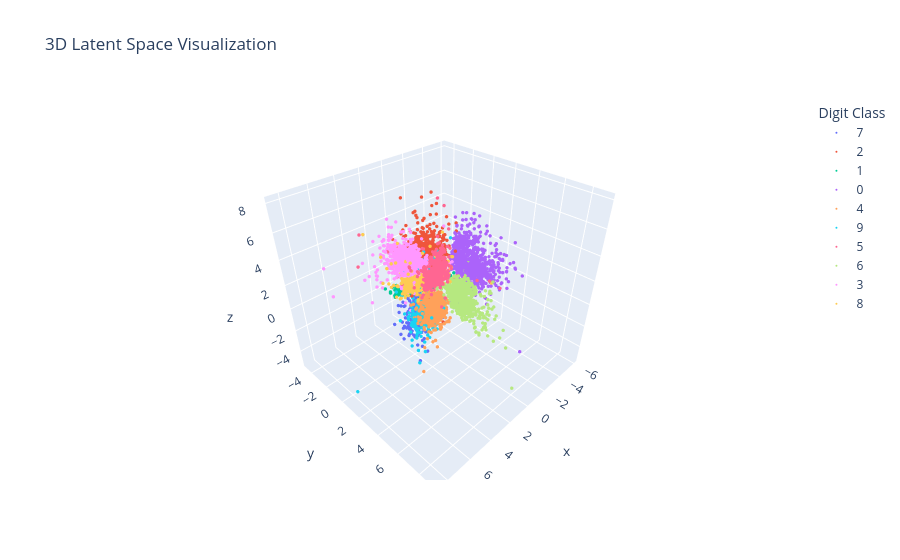

Notebook code for this chart:
### Markdown cell above
## Latent space (μ values)

### Code cell
# If the latent space is 3D, we can visualize it directly with plotly
if LATENT_DIM == 3:
    import plotly.express as px
    
    all_latents = []
    all_labels = []
    with torch.no_grad():
        for x, y in test_loader:
            z, _, _ = ae(x.to(DEVICE))
            all_latents.append(z.cpu().numpy())
            all_labels.append(y.numpy())
    
    all_latents = np.concatenate(all_latents, axis=0)
    all_labels = np.concatenate(all_labels, axis=0)
    
    fig = px.scatter_3d(
        x=all_latents[:, 0],
        y=all_latents[:, 1],
        z=all_latents[:, 2],
        color=all_labels.astype(str),
        title="3D Latent Space Visualization",
        labels={"color": "Digit Class"}
    )
    fig.update_traces(marker=dict(size=2))  # smaller dots
    fig.show()

### Figure 1 — Plotly figure (JSON) as saved in the notebook; plotly's stock layout.template omitted (floating-point values rounded to 4 significant figures; data arrays with more than 128 entries replaced by an {"elided": "..."} marker saying what was removed)
{"data": [{"hovertemplate": "Digit Class=7<br>x=%{x}<br>y=%{y}<br>z=%{z}<extra></extra>", "legendgroup": "7", "marker": {"color": "#636efa", "size": 2, "symbol": "circle"}, "mode": "markers", "name": "7", "scene": "scene", "showlegend": true, "type": "scatter3d", "x": {"elided": "1028 float values"}, "y": {"elided": "1028 float values"}, "z": {"elided": "1028 float values"}}, {"hovertemplate": "Digit Class=2<br>x=%{x}<br>y=%{y}<br>z=%{z}<extra></extra>", "legendgroup": "2", "marker": {"color": "#EF553B", "size": 2, "symbol": "circle"}, "mode": "markers", "name": "2", "scene": "scene", "showlegend": true, "type": "scatter3d", "x": {"elided": "1032 float values"}, "y": {"elided": "1032 float values"}, "z": {"elided": "1032 float values"}}, {"hovertemplate": "Digit Class=1<br>x=%{x}<br>y=%{y}<br>z=%{z}<extra></extra>", "legendgroup": "1", "marker": {"color": "#00cc96", "size": 2, "symbol": "circle"}, "mode": "markers", "name": "1", "scene": "scene", "showlegend": true, "type": "scatter3d", "x": {"elided": "1135 float values"}, "y": {"elided": "1135 float values"}, "z": {"elided": "1135 float values"}}, {"hovertemplate": "Digit Class=0<br>x=%{x}<br>y=%{y}<br>z=%{z}<extra></extra>", "legendgroup": "0", "marker": {"color": "#ab63fa", "size": 2, "symbol": "circle"}, "mode": "markers", "name": "0", "scene": "scene", "showlegend": true, "type": "scatter3d", "x": {"elided": "980 float values"}, "y": {"elided": "980 float values"}, "z": {"elided": "980 float values"}}, {"hovertemplate": "Digit Class=4<br>x=%{x}<br>y=%{y}<br>z=%{z}<extra></extra>", "legendgroup": "4", "marker": {"color": "#FFA15A", "size": 2, "symbol": "circle"}, "mode": "markers", "name": "4", "scene": "scene", "showlegend": true, "type": "scatter3d", "x": {"elided": "982 float values"}, "y": {"elided": "982 float values"}, "z": {"elided": "982 float values"}}, {"hovertemplate": "Digit Class=9<br>x=%{x}<br>y=%{y}<br>z=%{z}<extra></extra>", "legendgroup": "9", "marker": {"color": "#19d3f3", "size": 2, "symbol": "circle"}, "mode": "markers", "name": "9", "scene": "scene", "showlegend": true, "type": "scatter3d", "x": {"elided": "1009 float values"}, "y": {"elided": "1009 float values"}, "z": {"elided": "1009 float values"}}, {"hovertemplate": "Digit Class=5<br>x=%{x}<br>y=%{y}<br>z=%{z}<extra></extra>", "legendgroup": "5", "marker": {"color": "#FF6692", "size": 2, "symbol": "circle"}, "mode": "markers", "name": "5", "scene": "scene", "showlegend": true, "type": "scatter3d", "x": {"elided": "892 float values"}, "y": {"elided": "892 float values"}, "z": {"elided": "892 float values"}}, {"hovertemplate": "Digit Class=6<br>x=%{x}<br>y=%{y}<br>z=%{z}<extra></extra>", "legendgroup": "6", "marker": {"color": "#B6E880", "size": 2, "symbol": "circle"}, "mode": "markers", "name": "6", "scene": "scene", "showlegend": true, "type": "scatter3d", "x": {"elided": "958 float values"}, "y": {"elided": "958 float values"}, "z": {"elided": "958 float values"}}, {"hovertemplate": "Digit Class=3<br>x=%{x}<br>y=%{y}<br>z=%{z}<extra></extra>", "legendgroup": "3", "marker": {"color": "#FF97FF", "size": 2, "symbol": "circle"}, "mode": "markers", "name": "3", "scene": "scene", "showlegend": true, "type": "scatter3d", "x": {"elided": "1010 float values"}, "y": {"elided": "1010 float values"}, "z": {"elided": "1010 float values"}}, {"hovertemplate": "Digit Class=8<br>x=%{x}<br>y=%{y}<br>z=%{z}<extra></extra>", "legendgroup": "8", "marker": {"color": "#FECB52", "size": 2, "symbol": "circle"}, "mode": "markers", "name": "8", "scene": "scene", "showlegend": true, "type": "scatter3d", "x": {"elided": "974 float values"}, "y": {"elided": "974 float values"}, "z": {"elided": "974 float values"}}], "layout": {"legend": {"title": {"text": "Digit Class"}, "tracegroupgap": 0}, "scene": {"domain": {"x": [0, 1], "y": [0, 1]}, "xaxis": {"title": {"text": "x"}}, "yaxis": {"title": {"text": "y"}}, "zaxis": {"title": {"text": "z"}}}, "title": {"text": "3D Latent Space Visualization"}}}
